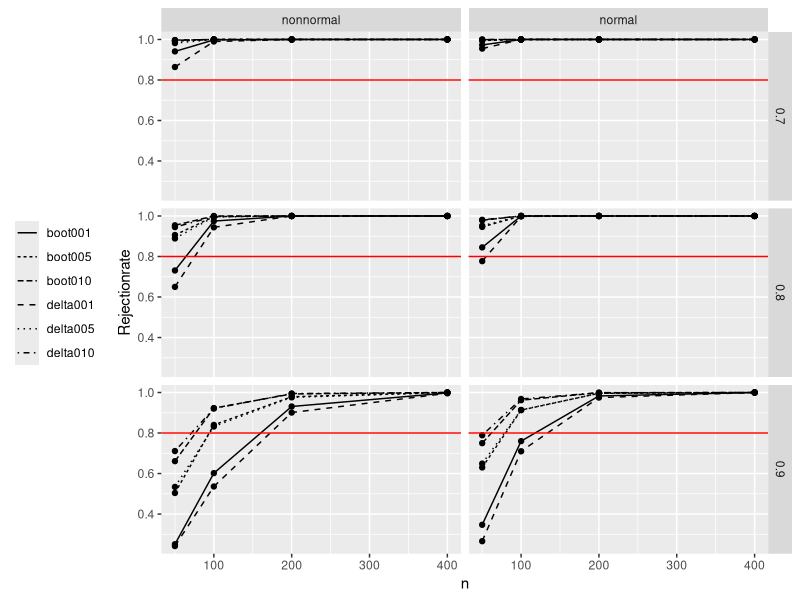
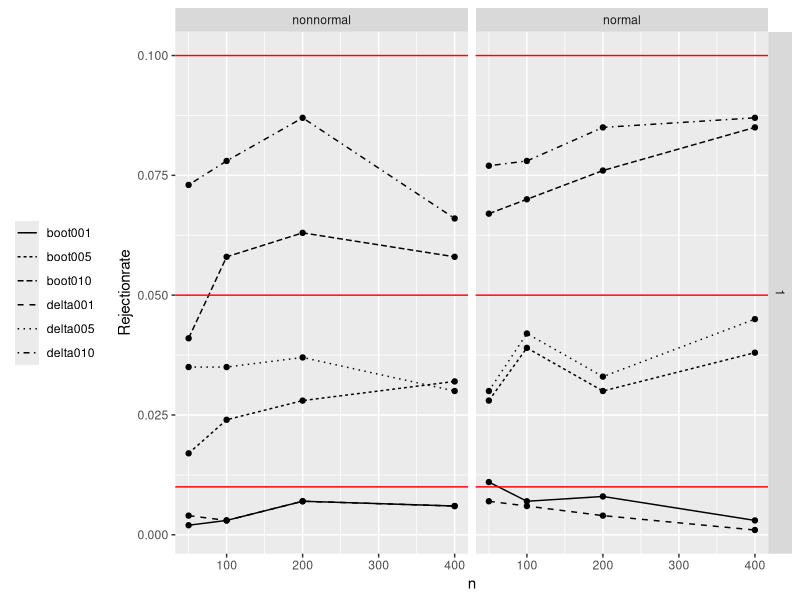

Recreate these plots in R, in order.
library(ggplot2)
library(gridExtra)
library(dplyr)
library(tidyr)

normalsim <- read.csv2("normalsim.csv")
normalsimag <- read.csv2("normalsimag.csv")

nonnormalsim <- read.csv2("nonnormalsim.csv")
nonormalsimag <- read.csv2("nonnormalsimag.csv")


normalsim$data <- "normal"
normalsimag$data <- "normal"
nonnormalsim$data <- "nonnormal"
nonormalsimag$data <- "nonnormal"



simdata <- rbind(normalsim, nonnormalsim)
simdataag <- rbind(normalsimag, nonormalsimag)

simdataag_long <- simdataag %>%
  pivot_longer(
    cols = starts_with("rr"),    # alle Spalten, die mit "RR_" beginnen
    names_to = "Method",       # neue Spalte für die Nummern
    values_to = "rr",             # neue Spalte für die Werte
    names_prefix = "rr"          # entfernt "RR_" aus den Werten in RR_nummer
  )


ggplot(simdataag_long[simdataag_long$correlation != 1,], aes(n, rr)) + 
  geom_line(aes(linetype = as.factor(Method))) + 
  geom_point() + facet_grid(cols = vars(data), rows = vars(correlation), labeller = label_parsed)  + 
  geom_hline(yintercept = c( 0.8), color = "red") + 
  theme(legend.position="left", legend.title=element_blank()) + ylab("Rejectionrate")


ggplot(simdataag_long[simdataag_long$correlation == 1,], aes(n, rr)) + 
  geom_line(aes(linetype = as.factor(Method))) + 
  geom_point() + facet_grid(cols = vars(data), rows = vars(correlation), labeller = label_parsed)  + 
  geom_hline(yintercept = c(0.01, 0.05, 0.10), color = "red") + 
  theme(legend.position="left", legend.title=element_blank()) + ylab("Rejectionrate")
